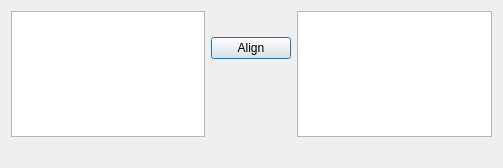
<?xml version="1.0" encoding="UTF-8"?>
<ui version="4.0">
 <class>QuickAlignment</class>
 <widget class="QDialog" name="QuickAlignment">
  <property name="geometry">
   <rect>
    <x>0</x>
    <y>0</y>
    <width>503</width>
    <height>168</height>
   </rect>
  </property>
  <property name="windowTitle">
   <string>Dialog</string>
  </property>
  <layout class="QGridLayout" name="gridLayout">
   <item row="4" column="0">
    <spacer name="horizontalSpacer">
     <property name="orientation">
      <enum>Qt::Horizontal</enum>
     </property>
     <property name="sizeHint" stdset="0">
      <size>
       <width>40</width>
       <height>20</height>
      </size>
     </property>
    </spacer>
   </item>
   <item row="4" column="3">
    <spacer name="horizontalSpacer_2">
     <property name="orientation">
      <enum>Qt::Horizontal</enum>
     </property>
     <property name="sizeHint" stdset="0">
      <size>
       <width>40</width>
       <height>20</height>
      </size>
     </property>
    </spacer>
   </item>
   <item row="3" column="2">
    <spacer name="verticalSpacer">
     <property name="orientation">
      <enum>Qt::Vertical</enum>
     </property>
     <property name="sizeHint" stdset="0">
      <size>
       <width>20</width>
       <height>57</height>
      </size>
     </property>
    </spacer>
   </item>
   <item row="0" column="3" rowspan="4">
    <widget class="QListWidget" name="list2">
     <property name="alternatingRowColors">
      <bool>true</bool>
     </property>
     <property name="selectionMode">
      <enum>QAbstractItemView::SingleSelection</enum>
     </property>
    </widget>
   </item>
   <item row="1" column="2">
    <spacer name="verticalSpacer_2">
     <property name="orientation">
      <enum>Qt::Vertical</enum>
     </property>
     <property name="sizeType">
      <enum>QSizePolicy::Fixed</enum>
     </property>
     <property name="sizeHint" stdset="0">
      <size>
       <width>20</width>
       <height>20</height>
      </size>
     </property>
    </spacer>
   </item>
   <item row="0" column="0" rowspan="4" colspan="2">
    <widget class="QListWidget" name="list1">
     <property name="alternatingRowColors">
      <bool>true</bool>
     </property>
     <property name="selectionMode">
      <enum>QAbstractItemView::SingleSelection</enum>
     </property>
    </widget>
   </item>
   <item row="2" column="2">
    <widget class="QPushButton" name="alignButton">
     <property name="text">
      <string>Align</string>
     </property>
    </widget>
   </item>
  </layout>
 </widget>
 <resources/>
 <connections/>
</ui>
